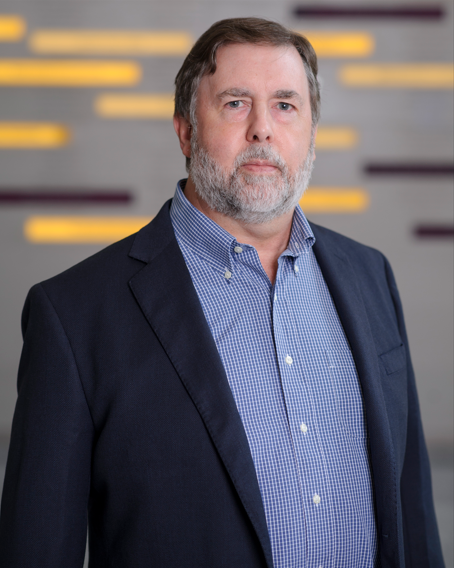
%> input picture knappMap.png, 454 x 568 px
$ octave png_to_shortest_path.m   (GNU Octave 9; MATLAB toolbox functions it lacks are replaced by stand-ins)
%> lines starting %> are read from the running program, lines starting %| are printed output that depends on the picture
bw = imread('knappMap.png');   % input of a png image file
%> bw is the input picture: size 568x454x3 uint8; mean R, G, B 103, 97, 103.3
gbw = im2gray(bw);  % convert to grayscale
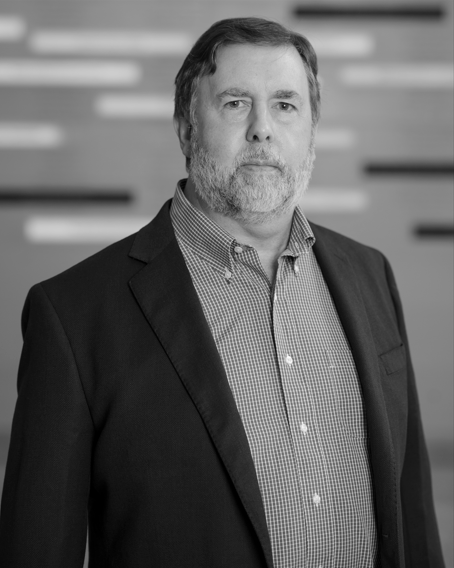
%> gbw: size 568x454 uint8; min 0, max 253, mean 99.5
ebw = edge(gbw);    % find edges of image
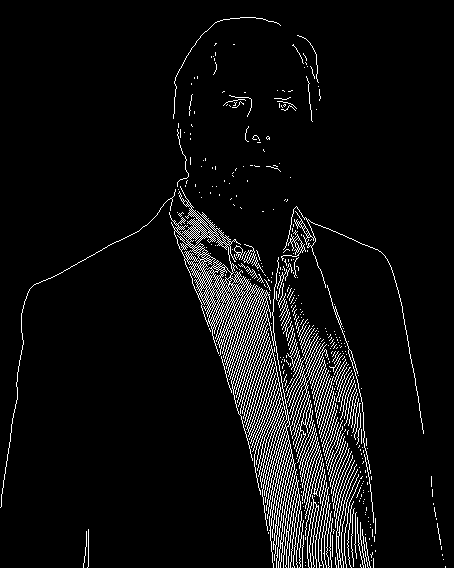
%> ebw: size 568x454 logical; 5.9% white in thin lines or dots
ebw_h = height(ebw);    % get image height and width in pixels
%> ebw_h = 568
ebw_w = width(ebw);
%> ebw_w = 454
imshow(ebw)
title('Original image')
%> (the run ends here)
